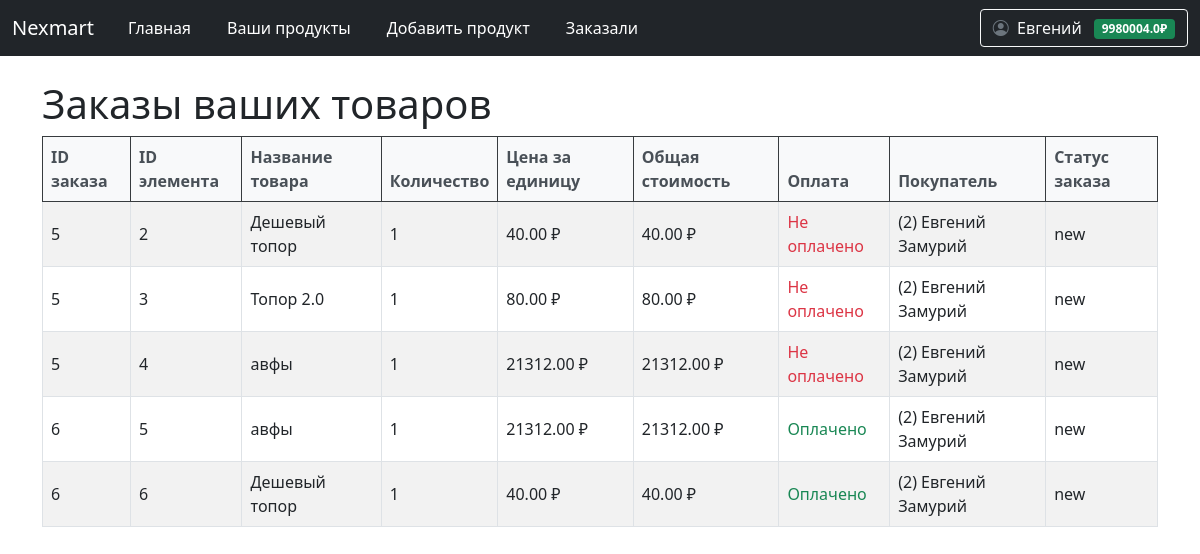
Page /user/products/orders (signed in) on the committed database.
### data/user.py (models this page shows, shortened)
class User(SqlAlchemyBase, UserMixin):
    __tablename__ = 'users'
    id = Column(Integer, primary_key=True, autoincrement=True)
    email = Column(String, unique=True, nullable=False)
    hashed_password = Column(String, nullable=False)
    surname = Column(String, nullable=False)
    name = Column(String, nullable=False)
    modified_date = Column(DateTime)
    balance = Column(Float, default=0.0, nullable=False)
    products = relationship("Product", back_populates="user")

### data/order.py (models this page shows)
class OrderItem(SqlAlchemyBase):
    __tablename__ = 'order_items'
    id = sqlalchemy.Column(sqlalchemy.Integer, primary_key=True, autoincrement=True)
    user_id = sqlalchemy.Column(sqlalchemy.Integer, sqlalchemy.ForeignKey("users.id"))
    product_id = sqlalchemy.Column(sqlalchemy.Integer, sqlalchemy.ForeignKey("products.id"))
    amount = sqlalchemy.Column(sqlalchemy.Integer, default=1)
    is_in_order = sqlalchemy.Column(sqlalchemy.Boolean, default=False)
    order_id = sqlalchemy.Column(sqlalchemy.Integer, sqlalchemy.ForeignKey("orders.id"), nullable=True)
    user = orm.relationship('User')
    product = orm.relationship('Product')
    order = orm.relationship('Order', back_populates='items')

class Order(SqlAlchemyBase):
    __tablename__ = 'orders'
    id = sqlalchemy.Column(sqlalchemy.Integer, primary_key=True, autoincrement=True)
    user_id = sqlalchemy.Column(sqlalchemy.Integer, sqlalchemy.ForeignKey("users.id"))
    created_date = sqlalchemy.Column(sqlalchemy.DateTime, default=datetime.datetime.now)
    status = sqlalchemy.Column(sqlalchemy.String, default='new')  # new, paid, delivered, completed, cancelled
    total_price = sqlalchemy.Column(sqlalchemy.Float, nullable=False)
    name = sqlalchemy.Column(sqlalchemy.String, nullable=False)
    surname = sqlalchemy.Column(sqlalchemy.String, nullable=False)
    email = sqlalchemy.Column(sqlalchemy.String, nullable=False)
    phone = sqlalchemy.Column(sqlalchemy.String, nullable=False)
    delivery_type = sqlalchemy.Column(sqlalchemy.String, nullable=False)  # self_pickup, pickup_point
    delivery_service = sqlalchemy.Column(sqlalchemy.String, nullable=True)  # yandex, wildberries, ozon, pochta, cdek
    pvz_info = sqlalchemy.Column(sqlalchemy.String, nullable=True)  # JSON с информацией о ПВЗ
    delivery_cost = sqlalchemy.Column(sqlalchemy.Float, default=0.0)
    payment_method = sqlalchemy.Column(sqlalchemy.String, nullable=False)  # balance, card, cod
    is_paid = sqlalchemy.Column(sqlalchemy.Boolean, default=False)
    payment_date = sqlalchemy.Column(sqlalchemy.DateTime, nullable=True)
    comment = sqlalchemy.Column(sqlalchemy.Text, nullable=True)
    user = orm.relationship('User')
    items = orm.relationship('OrderItem', back_populates='order', cascade='all, delete-orphan')

### data/product.py (models this page shows, shortened)
class Product(SqlAlchemyBase):
    __tablename__ = 'products'
    id = sqlalchemy.Column(sqlalchemy.Integer, primary_key=True, autoincrement=True)
    name = sqlalchemy.Column(sqlalchemy.String, nullable=False)
    price = sqlalchemy.Column(sqlalchemy.Float, nullable=False)
    description = sqlalchemy.Column(sqlalchemy.Text)
    created_date = sqlalchemy.Column(sqlalchemy.DateTime, default=datetime.datetime.now)
    open = sqlalchemy.Column(sqlalchemy.Boolean)  # открыт ли продукт для общего доступа
    amount_available = sqlalchemy.Column(sqlalchemy.Integer)  # сколько есть продукта для продажи
    amount_sell = sqlalchemy.Column(sqlalchemy.Integer)  # сколько продано для статистики
    image = sqlalchemy.Column(sqlalchemy.String)
    user_id = sqlalchemy.Column(sqlalchemy.Integer, sqlalchemy.ForeignKey('users.id'))
    user = sqlalchemy.orm.relationship('User', back_populates='products')

### main.py (the view)
@app.route('/user/products/orders')
@login_required
def show_user_products_order():
    db_sess = db_session.create_session()
    all_order_items = db_sess.query(OrderItem).filter(OrderItem.is_in_order == True).all()
    order_items = [order_item for order_item in all_order_items if order_item.product.user_id == current_user.id]
    return render_template('user_products_orders.html', order_items=order_items, title='Заказы ваших товаров')

### data/db_session.py (called while the page is built)
def create_session() -> Session:
    global __factory
    return __factory()

### main.py (called while the page is built)
@login_manager.user_loader
def load_user(user_id):
    db_sess = db_session.create_session()
    return db_sess.query(User).get(user_id)

### templates/user_products_orders.html
{% extends 'base.html' %}
{% block content %}
<h1>Заказы ваших товаров</h1>
{% if order_items %}
<table class="table table-striped table-bordered align-middle">
    <thead class="table-dark">
        <tr>
            <th>ID заказа</th>
            <th>ID элемента</th>
            <th>Название товара</th>
            <th>Количество</th>
            <th>Цена за единицу</th>
            <th>Общая стоимость</th>
            <th>Оплата</th>
            <th>Покупатель</th>
            <th>Статус заказа</th>
        </tr>
    </thead>
    <tbody>
    {% for item in order_items %}
        <tr>
            <td>{{ item.order_id }}</td>
            <td>{{ item.id }}</td>
            <td>{{ item.product.name }}</td>
            <td>{{ item.amount }}</td>
            <td>{{ "%.2f"|format(item.product.price) }} ₽</td>
            <td>{{ "%.2f"|format(item.amount * item.product.price) }} ₽</td>
            <td>
                {% if item.order.is_paid %}
                <span class="text-success">Оплачено</span>
                {% else %}
                <span class="text-danger">Не оплачено</span>
                {% endif %}
            </td>
            <td>({{ item.user.id }}) {{ item.user.name }} {{ item.user.surname }}</td>
            <td>{{ item.order.status if item.order else 'Неизвестно' }}</td>
        </tr>
    {% endfor %}
    </tbody>
</table>
{% else %}
<div class="alert alert-info" role="alert">
    Пока никто не заказал ваши товары.
</div>
{% endif %}
{% endblock %}

### templates/base.html (shortened to what this page needs)
<!doctype html>
<html lang="ru">
<head>
                    <link href="https://cdn.jsdelivr.net/npm/bootstrap@5.0.2/dist/css/bootstrap.min.css" rel="stylesheet">
                    <link rel="stylesheet" href="https://cdn.jsdelivr.net/npm/bootstrap-icons@1.8.1/font/bootstrap-icons.css">
    <link rel="stylesheet" href="{{ url_for('static', filename='css/style.css') }}">
    <link rel="stylesheet" href="https://cdnjs.cloudflare.com/ajax/libs/font-awesome/6.5.1/css/all.min.css">
    <link rel="stylesheet" href="{{ url_for('static', filename='css/auth_styles.css') }}">
</head>
<body>
<header>
    <nav class="navbar navbar-expand-md navbar-dark bg-dark" aria-label="Fourth navbar example">
        <div class="container-fluid">
          <a class="navbar-brand" href="#">Nexmart</a>
          <div class="collapse navbar-collapse" id="navbarsExample04">
            <ul class="navbar-nav me-auto mb-2 mb-md-0">
              <li class="nav-item">
                <a class="nav-link active" aria-current="page" href="/">Главная</a>
              </li>
                {% if not current_user.is_authenticated %}
                <li class="nav-item">
                <a class="nav-link active" aria-current="page" href="/register"></a>
              </li>
                <li class="nav-item">
                <a class="nav-link active" aria-current="page" href="/login"></a>
              </li>
                {% else %}
                <li class="nav-item">
                <a class="nav-link active" href="/user/products">Ваши продукты</a>
              </li>
                <li class="nav-item">
                <a class="nav-link active" href="/user/products/add">Добавить продукт</a>
              </li>
                <li class="nav-item">
                <a class="nav-link active" href="/user/products/orders">Заказали</a>
              </li>
                {% endif %}
            </ul>
            {% if current_user.is_authenticated %}
            <div class="d-flex align-items-center">
              <div class="dropdown">
                <button class="btn btn-outline-light dropdown-toggle" type="button" id="profileDropdown" data-bs-toggle="dropdown" aria-expanded="false">
                  <i class="bi bi-person-circle me-1"></i>
                  {{ current_user.name }}
                  <span class="badge bg-success ms-2">{{ current_user.balance }}₽</span>
                </button>
              </div>
            </div>
            {% else %}
            <div class="d-flex">
              <a href="/login" class="btn btn-outline-light me-2">Войти</a>
              <a href="/register" class="btn btn-success">Регистрация</a>
            </div>
            {% endif %}
          </div>
        </div>
      </nav>
</header>
<div class="container mt-4">
    {% block content %}{% endblock %}
</div>
</body>
</html>

### static/css/style.css (style rules this page uses)
.navbar-nav .nav-link { position: relative; transition: all 0.5s ease; margin: 0 10px; }
.navbar-nav .nav-link::after { content: ''; position: absolute; width: 0; height: 2px; bottom: 0; left: 50%; background-color: #90caf9; transition: all 0.3s ease; }
.dropdown-toggle { position: relative; transition: all 0.3s ease; }
.badge.bg-success { transition: all 0.3s ease; }
.bi-person-circle { color: #6c757d; transition: all 0.3s ease; }
.table thead th { font-weight: 600; color: #495057; background-color: #f8f9fa; }
.btn { position: relative; overflow: hidden; }
.btn::after { content: ''; position: absolute; top: 50%; left: 50%; width: 5px; height: 5px; background: rgba(255, 255, 255, 0.3); opacity: 0; border-radius: 50%; transform: scale(1, 1) translate(-50%, -50%); transform-origin: 50% 50%; }

### rows in the picture
User: name "Евгений", balance "9980004.0"
OrderItem: order_id "5", id "2", product.name "Дешевый топор", amount "1", item.amount*item.product.price "40.00", shows "Не оплачено", user.id "2", user.name "Евгений", user.surname "Замурий", order "new"
Product: product.price "40.00"
OrderItem: order_id "5", id "3", product.name "Топор 2.0", amount "1", item.amount*item.product.price "80.00", shows "Не оплачено", user.id "2", user.name "Евгений", user.surname "Замурий", order "new"
Product: product.price "80.00"
OrderItem: order_id "5", id "4", product.name "авфы", amount "1", item.amount*item.product.price "21312.00", shows "Не оплачено", user.id "2", user.name "Евгений", user.surname "Замурий", order "new"
Product: product.price "21312.00"
OrderItem: order_id "6", id "5", product.name "авфы", amount "1", item.amount*item.product.price "21312.00", shows "Оплачено", user.id "2", user.name "Евгений", user.surname "Замурий", order "new"
OrderItem: order_id "6", id "6", product.name "Дешевый топор", amount "1", item.amount*item.product.price "40.00", shows "Оплачено", user.id "2", user.name "Евгений", user.surname "Замурий", order "new"
